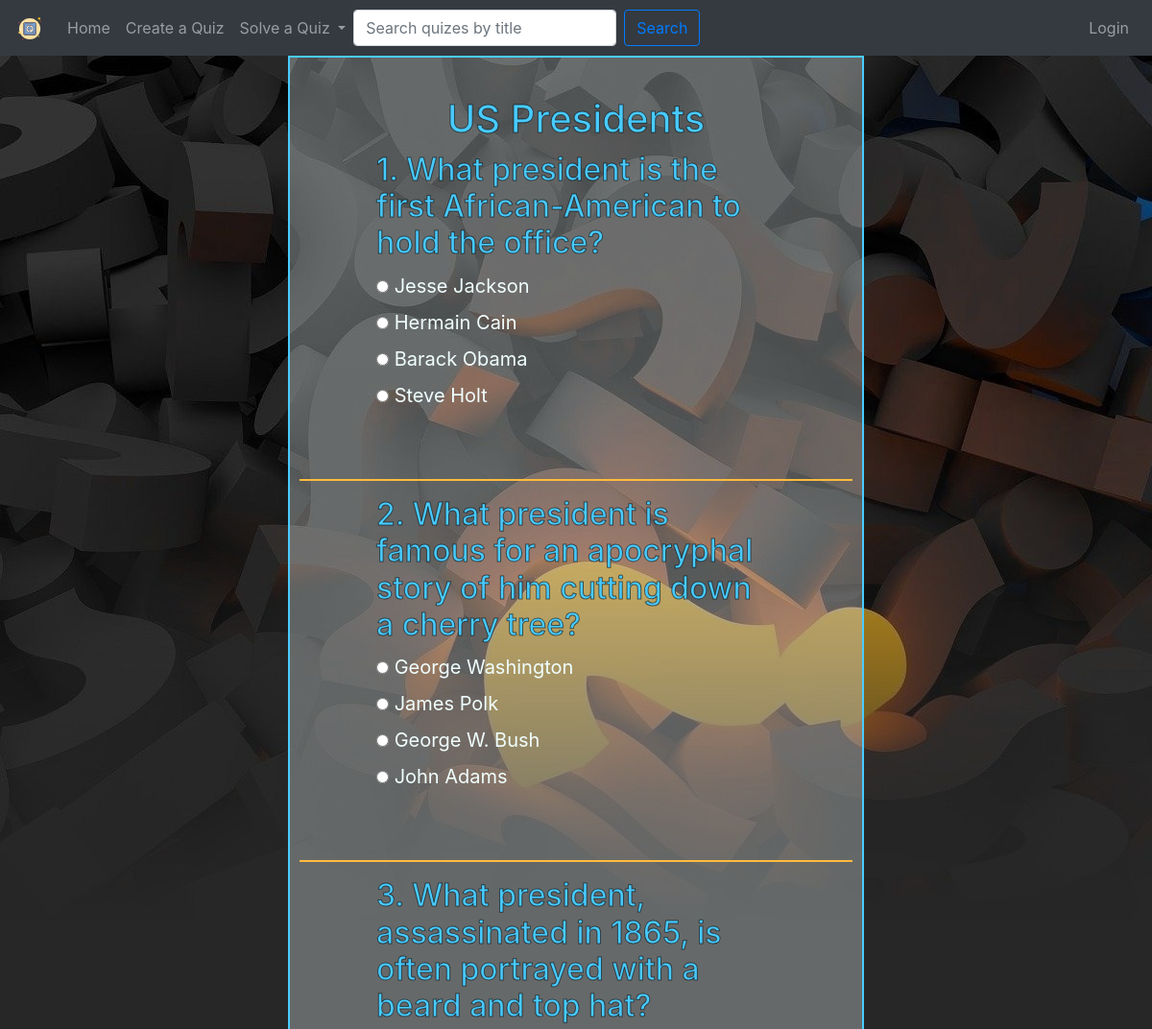
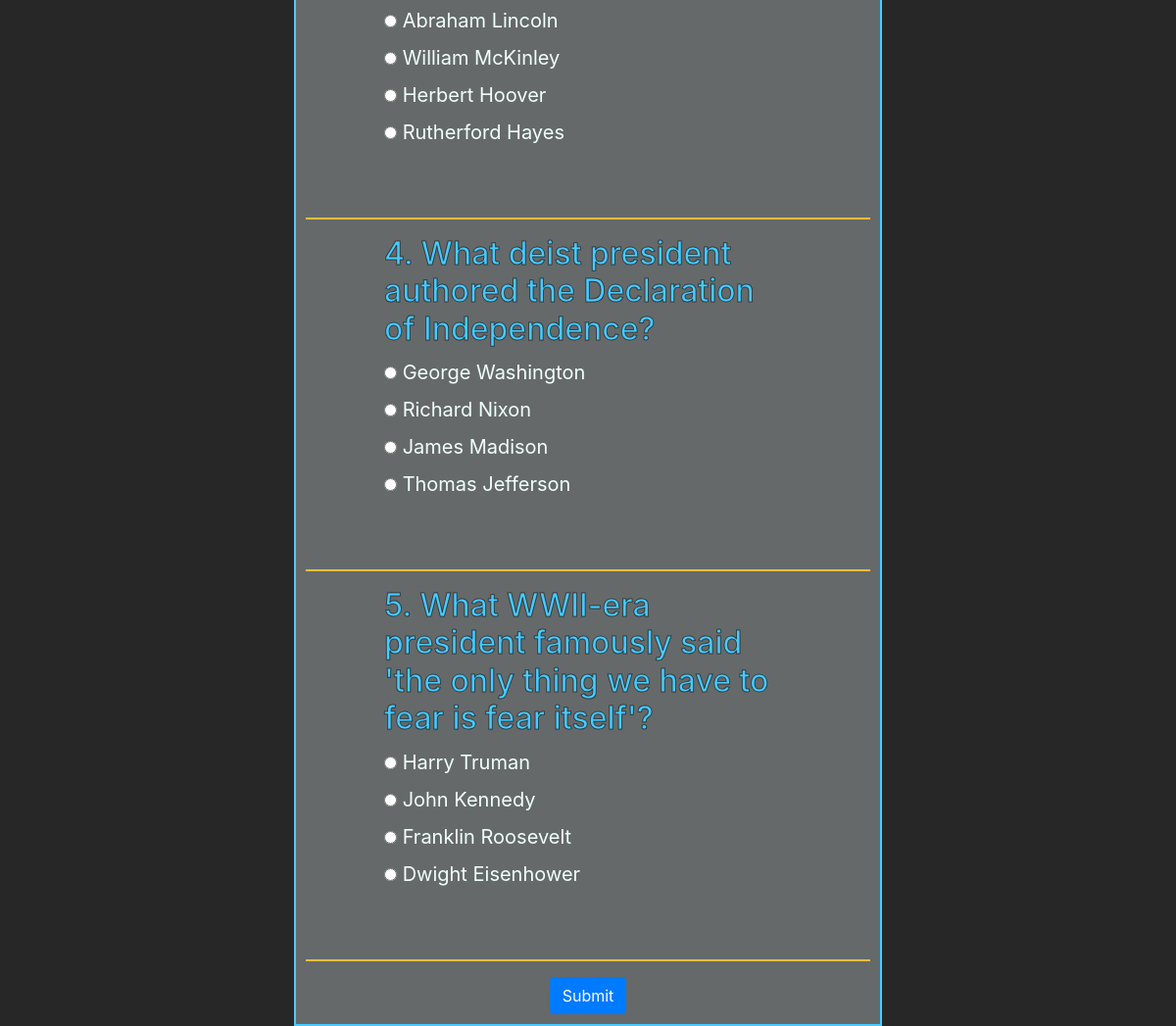
The page /solve-quiz/127/ on the database its author committed (2 pictures, top to bottom).
### quiz/models.py (models this page shows, shortened)
class Quiz(models.Model):
    choices = (
        ('history', "History"),
        ('geography', "Geography"),
        ('sports', "Sports"),
        ('entertainment', "Entertainment"),
        ('music', "Music"),
        ('language', "Language"),
        ('gaming', "Gaming"),
        ('other', "Other"),
    )
    title = models.CharField(max_length=40, unique=True, blank=False)
    description = models.CharField(max_length=100, blank=False)
    category = models.CharField(max_length=20, choices = choices)
    created = models.DateTimeField(auto_now_add=True)
    created_by = models.ForeignKey(settings.AUTH_USER_MODEL, null=True, on_delete=models.SET_NULL)
    rating = models.IntegerField(default=0)
    class Meta:
        verbose_name_plural = "Quizes"

class Question(models.Model):
    text = models.CharField(max_length=150, blank=False)
    quiz = models.ForeignKey(Quiz, on_delete=models.CASCADE)

class Choice(models.Model):
    choice = models.CharField(max_length=60, blank=False)
    is_right = models.BooleanField(default=False)
    question = models.ForeignKey(Question, on_delete=models.CASCADE)
    def __str__(self):
        return self.choice

### quiz/views.py (the view)
# urls.py: path('solve-quiz/<str:pk>/', views.solveQuizPage, name='solvequiz'),
def solveQuizPage(request, pk):
	if request.method == 'POST':
		choices = Choice.objects.filter(question__quiz_id=pk)
		quiz = Quiz.objects.get(id=pk)
		questions = Question.objects.filter(quiz=pk)
		score=0
		for pair in request.POST.items():
			if pair[0].isnumeric() and pair[1].isnumeric():
				question = Question.objects.get(id=int(pair[0]))
				if question.quiz == quiz:
					correct_answer=choices.filter(question=question).get(is_right=True)
					if int(pair[1]) == correct_answer.id:
						score += 1
		if request.user.is_authenticated:
			userscore = UserQuizPoints(user=request.user, quiz=quiz, points=score)
			userscore.save()
		messages.add_message(request, messages.SUCCESS, f'You scored {score}/{questions.count()} points!')
		return redirect('quiz', pk=pk)
	else:
		pass
	quiz = Quiz.objects.get(id=pk)
	name = quiz.title
	questions = Question.objects.filter(quiz=pk)
	choices = Choice.objects.filter(question__quiz_id=pk)
	question_number=questions.first().id - 1
	for question in questions:
		question.number = question.id - question_number
	context = {'quiz': quiz, 'questions':questions, 'choices':choices, 'form1':QuizSolveForm, 'number':question_number}
	return render(request, 'quiz/solve_quiz.html', context)

### quiz/templates/quiz/solve_quiz.html (shortened to what this page needs)
{%extends './basetemp.html' %}
{% block content %}
  <div class="centered">
    <div style="margin: auto; width:50%; text-align: center;">
      <h1 class="question-text">{{quiz.title}}</h1>
    </div>
    <form action="" method="POST">
      {%for question in questions%}
      <fieldset class="form-group">
          <h2 class="question-text">{{question.number}}. {{question.text}}</h2>
          <ol type="A" class="label-class" style="padding-left: 0;">
            {% for choice in choices %}
              {% if choice.question == question %}
                <div class="form-check" style="padding-left: 0;">
                  <input type="radio" id="{{choice}}" value="{{choice.id}}" name={{question.id}}>
                  <label for="{{choice}}" id="{{choice}}label">{{choice}}</label>
                </div>
              {% endif %}
            {% endfor %}
          </ol>
      </fieldset>
      {% endfor %}
      <div style="margin: auto; width: 50%; text-align: center;">
        <input class="btn btn-primary" type="submit" name="Submit">
      </div>
  </div>
{% endblock %}

### quiz/static/quiz/style.css (style rules this page uses)
.centered { margin: auto; width: 50%; border: 2px solid rgb(73, 203, 255); padding: 10px; background: rgba(239, 247, 248, 0.315); padding-top: 40px; }
body { background-image: url("images/question.jpg"); background-color: rgb(39, 39, 39); background-repeat: no-repeat; }
.form-group { border-bottom: 2px solid rgb(255, 187, 61); padding: 0px 5em 3em 5em; }
.label-class { font-size: 20px; color: azure; }
.question-text { color: rgb(73, 203, 255); margin: auto; -webkit-text-stroke: 1px rgba(0, 0, 0, 0.555); padding-bottom: 10px; }

### rows shown on the page
Quiz: title "US Presidents"
Question: number "1", text "What president is the first African-American to hold the office?"
Choice: choice "Jesse Jackson"
Choice: choice "Hermain Cain"
Choice: choice "Barack Obama"
Choice: choice "Steve Holt"
Question: number "2", text "What president is famous for an apocryphal story of him cutting down a cherry tree?"
Choice: choice "George Washington"
Choice: choice "James Polk"
Choice: choice "George W. Bush"
Choice: choice "John Adams"
Question: number "3", text "What president, assassinated in 1865, is often portrayed with a beard and top hat?"
Choice: choice "Abraham Lincoln"
Choice: choice "William McKinley"
Choice: choice "Herbert Hoover"
Choice: choice "Rutherford Hayes"
Question: number "4", text "What deist president authored the Declaration of Independence?"
Choice: choice "George Washington"
Choice: choice "Richard Nixon"
Choice: choice "James Madison"
Choice: choice "Thomas Jefferson"
Question: number "5", text "What WWII-era president famously said 'the only thing we have to fear is fear itself'?"
Choice: choice "Harry Truman"
Choice: choice "John Kennedy"
Choice: choice "Franklin Roosevelt"
Choice: choice "Dwight Eisenhower"
